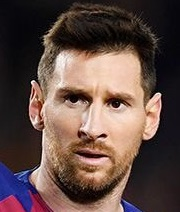
#> input picture messi_head.jpg, 180 x 212 px, given in place of the camera
$ python object_detection.py
#> lines starting #> are read from the running program, lines starting #| are printed output that depends on the picture; after the words box and inside, x2 and y2 are one past the last pixel; in counts of white or black regions, pixels touching at a corner belong together
import cv2
import numpy as np


def nothing(x):
    pass

cap = cv2.VideoCapture(0);

cv2.namedWindow('Tracking')
cv2.createTrackbar('LH', 'Tracking', 0, 255, nothing)
#> slider 'LH' is set to 51
cv2.createTrackbar('LS', 'Tracking', 0, 255, nothing)
#> slider 'LS' is set to 51
cv2.createTrackbar('LV', 'Tracking', 0, 255, nothing)
#> slider 'LV' is set to 51
cv2.createTrackbar('UH', 'Tracking', 255, 255, nothing)
cv2.createTrackbar('US', 'Tracking', 255, 255, nothing)
cv2.createTrackbar('UV', 'Tracking', 255, 255, nothing)


while(True):

   #frame = cv2.imread('smarties.jpg')
   _, frame = cap.read()
#> frame is the input picture: shape (212, 180, 3); mean B, G, R 69.4, 75.4, 96.7
   hsv = cv2.cvtColor(frame, cv2.COLOR_BGR2HSV)
#> hsv: shape (212, 180, 3); mean H, S, V 54.6, 95.5, 100

   l_h = cv2.getTrackbarPos('LH', 'Tracking')
   l_s = cv2.getTrackbarPos('LS', 'Tracking')
   l_v = cv2.getTrackbarPos('LV', 'Tracking')

   u_h = cv2.getTrackbarPos('UH', 'Tracking')
   u_s = cv2.getTrackbarPos('US', 'Tracking')
   u_v = cv2.getTrackbarPos('UV', 'Tracking')

   l_b = np.array([l_h, l_s, l_v])
   u_b = np.array([u_h, u_s, u_v])


   mask = cv2.inRange(hsv, l_b, u_b)
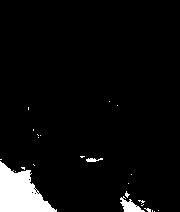
#> mask: shape (212, 180); 5.3% white; 24 white regions (21 under 20 px), largest, box (x1, y1, x2, y2) and area: (0, 161, 57, 212) 1689, (120, 196, 145, 212) 188, (86, 158, 103, 162) 45

   res = cv2.bitwise_and(frame, frame, mask=mask)
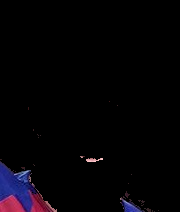
#> res: shape (212, 180, 3); mean B, G, R 5.7, 2.5, 4.4

   cv2.imshow('frame', frame)
   cv2.imshow('mask', mask)
   cv2.imshow('res', res)


   cv2.imshow('frame', frame)

   k = cv2.waitKey(1)
#> (key Esc is pressed here)
   if k ==27:
        break

cap.release()
cv2.destroyAllWindows()
